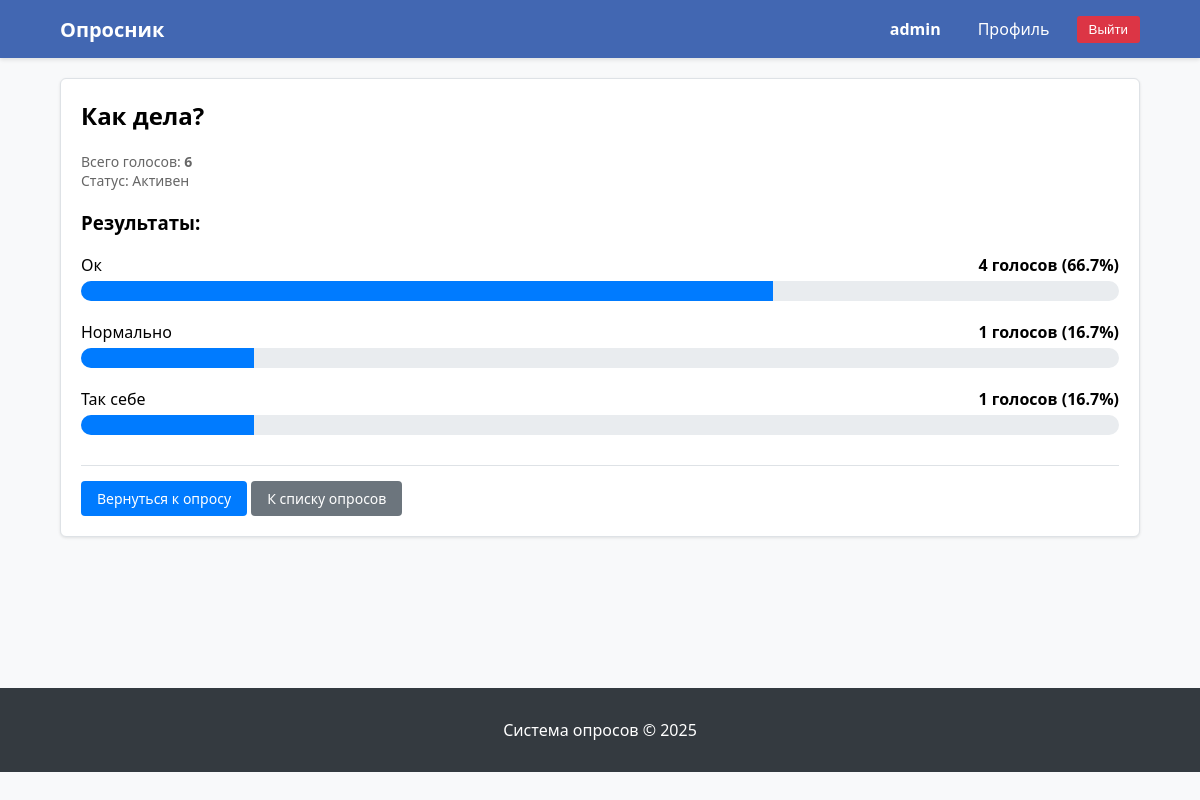
Screenshot of /polls/8/results/ (signed in) with the database file from the repository.
### polls/models.py (models this page shows, shortened)
class Question(models.Model):
    question_text = models.CharField(max_length=200, verbose_name='текст вопроса')
    pub_date = models.DateTimeField('дата публикации')
    description = models.TextField('полное описание', blank=True)
    short_description = models.CharField('краткое описание', max_length=300, blank=True)
    image = models.ImageField('изображение', upload_to='questions/', blank=True, null=True)
    author = models.ForeignKey(User, on_delete=models.SET_NULL, null=True, blank=True, verbose_name='автор')
    end_date = models.DateTimeField('окончание опроса', null=True, blank=True)
    def is_active(self):
        if self.end_date:
            return timezone.now() <= self.end_date
        return True  # Если end_date не указан, опрос всегда активен

class Choice(models.Model):
    question = models.ForeignKey(Question, on_delete=models.CASCADE, verbose_name='вопрос')
    choice_text = models.CharField(max_length=200, verbose_name='текст варианта')
    votes = models.IntegerField(default=0, verbose_name='голоса')
    voters = models.ManyToManyField(User, blank=True, related_name='votes', verbose_name='проголосовавшие')
    def get_percentage(self, total_votes):
        if total_votes > 0:
            return (self.votes / total_votes) * 100
        return 0

### polls/views.py (the view)
# urls.py: path('<int:question_id>/results/', views.results, name='results'),
def results(request, question_id):
    question = get_object_or_404(Question, pk=question_id)
    total_votes = sum(choice.votes for choice in question.choice_set.all())
    choices = []
    for choice in question.choice_set.all():
        percentage = choice.get_percentage(total_votes) if total_votes > 0 else 0
        choices.append({
            'choice': choice,
            'percentage': round(percentage, 1)
        })
    return render(request, 'polls/results.html', {
        'question': question,
        'choices': choices,
        'total_votes': total_votes,
    })

### polls/templates/polls/results.html
{% extends 'polls/base.html' %}
{% block content %}
<div class="card">
    <h2 style="margin-top: 0;">{{ question.question_text }}</h2>
    <div style="font-size: 14px; color: #666; margin-bottom: 20px;">
        <div>Всего голосов: <strong>{{ total_votes }}</strong></div>
        <div>Статус: {% if question.is_active %}Активен{% else %}Завершен{% endif %}</div>
    </div>
    <h3>Результаты:</h3>
    {% for choice_data in choices %}
        <div style="margin-bottom: 20px;">
            <div style="display: flex; justify-content: space-between; margin-bottom: 5px;">
                <div>{{ choice_data.choice.choice_text }}</div>
                <div><strong>{{ choice_data.choice.votes }} голосов ({{ choice_data.percentage }}%)</strong></div>
            </div>
            <div style="background: #e9ecef; height: 20px; border-radius: 10px; overflow: hidden;">
                <div style="background: #007bff; height: 100%; width: {{ choice_data.percentage }}%;"></div>
            </div>
        </div>
    {% endfor %}
    <div style="margin-top: 30px; padding-top: 15px; border-top: 1px solid #dee2e6;">
        <a href="{% url 'polls:detail' question.id %}" class="btn">Вернуться к опросу</a>
        <a href="{% url 'polls:index' %}" class="btn btn-secondary">К списку опросов</a>
    </div>
</div>
{% endblock %}

### polls/templates/polls/base.html (shortened to what this page needs)
<!DOCTYPE html>
<html>
<head>
</head>
<body>
    <div class="top-menu">
        <div class="container">
            <div class="menu-content">
                <a href="/" class="site-title">Опросник</a>
                <div class="menu-links">
                    {% if user.is_authenticated %}
                        <span class="username">{{ user.username }}</span>
                        <a href="{% url 'polls:profile' %}">Профиль</a>
                        <form class="logout-form" action="{% url 'polls:logout' %}" method="post">
                            <button type="submit" class="logout-btn">Выйти</button>
                        </form>
                    {% else %}
                        <a href="{% url 'polls:register' %}">Регистрация</a>
                        <a href="{% url 'polls:login' %}">Войти</a>
                    {% endif %}
                </div>
            </div>
        </div>
    </div>
    <div class="container main-content">
        {% block content %}{% endblock %}
    </div>
    <div class="footer">
        <div class="container">
            <p>Система опросов &copy; {% now "Y" %}</p>
        </div>
    </div>
</body>
</html>

### polls/templates/polls/base.html (style rules this page uses)
body { font-family: Segoe UI, Arial, sans-serif; margin: 0; background: #f8f9fa; }
.top-menu { background: #4267B2; padding: 12px 0; box-shadow: 0 2px 4px rgba(0,0,0,0.1); }
.container { width: 90%; max-width: 1200px; margin: 0 auto; }
.menu-content { display: flex; justify-content: space-between; align-items: center; }
.site-title { color: white; font-size: 20px; font-weight: bold; text-decoration: none; }
.menu-links { display: flex; gap: 15px; align-items: center; }
.menu-links a { color: white; text-decoration: none; padding: 6px 12px; border-radius: 3px; }
.username { color: white; font-weight: bold; margin-right: 10px; }
.logout-form { display: inline; }
.logout-btn { background: #dc3545; color: white; border: none; padding: 6px 12px; border-radius: 3px; cursor: pointer; }
.main-content { padding: 20px 0; min-height: 70vh; }
.card { background: white; border-radius: 6px; padding: 20px; margin-bottom: 20px; box-shadow: 0 1px 3px rgba(0,0,0,0.1); border: 1px solid #dee2e6; }
.footer { background: #343a40; color: white; text-align: center; padding: 15px 0; margin-top: 30px; }
.btn { display: inline-block; padding: 8px 16px; background: #007bff; color: white; border: none; border-radius: 4px; text-decoration: none; cursor: pointer; font-size: 14px; }
.btn-secondary { background: #6c757d; }

### rows the page displays
Question: question_text "Как дела?"
Choice: choice.choice_text "Ок", choice.votes "4", percentage "66.7"
Choice: choice.choice_text "Нормально", choice.votes "1", percentage "16.7"
Choice: choice.choice_text "Так себе", choice.votes "1", percentage "16.7"

### other values shown
{{ user.username }} "admin"
{{ total_votes }} "6"
